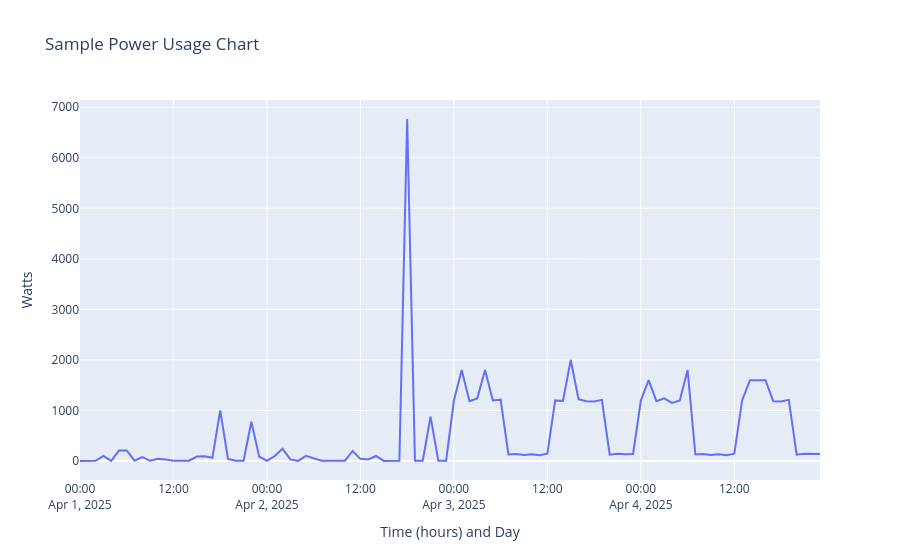

Notebook code cell kept with this figure:
### Code cell
import pandas as pd
import plotly.express as px
from datetime import date, timedelta, datetime # Import timedelta and datetime for time calculations

# Read the CSV file into a DataFrame
df = pd.read_csv("../../data/raw/sample-data.csv")

# Combine the Date and Time columns into a single Timestamp column
df['Timestamp'] = pd.to_datetime(df['Date'] + ' ' + df['Time'])

# Drop the original Date and Time columns
df = df.drop(columns=['Date', 'Time'])

# Sort the dataset by the 'Timestamp' value in case the data is out of order
df = df.sort_values(by='Timestamp').reset_index(drop=True)

# Specify a date to single-out
target_date_object = pd.to_datetime('2025-04-03').date()

# Print a header for the statistics and show the targeted day
print(f"--- Statistics for the specific day: {target_date_object} ---")

# Filter the dataframe for only data with a timestamp matching the target day
dataframe_for_specific_day = df[df['Timestamp'].dt.date == target_date_object]

# Print the 'describe of 'Value' for only the targeted day
print(dataframe_for_specific_day['Value'].describe())
# print('Mean of the chosen day:', dataframe_for_specific_day['Value'].mean())

# Plot a normal chart of the dataframe
fig = px.line(df, 
    x='Timestamp', 
    y='Value', 
    title='Sample Power Usage Chart', 
    labels={'Timestamp': 'Time (hours) and Day', 'Value': 'Watts'}
    )
fig.show()

# # Plot a chart of the dataframe with a logarithmic scale y-axis
# fig = px.line(df, 
#     x='Timestamp', 
#     y='Value', 
#     title='Sample Power Usage Chart', 
#     labels={'Timestamp': 'Time (hours) and Day', 'Value': 'Watts (Log scale)'},
#     log_y=(True) # Add this line to make the y-axis logarithmic
#     )
# fig.show()
